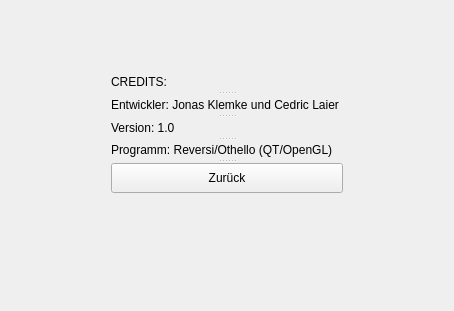
<?xml version="1.0" encoding="UTF-8"?>
<ui version="4.0">
 <class>Credits</class>
 <widget class="QWidget" name="Credits">
  <property name="geometry">
   <rect>
    <x>0</x>
    <y>0</y>
    <width>454</width>
    <height>311</height>
   </rect>
  </property>
  <property name="windowTitle">
   <string>Form</string>
  </property>
  <layout class="QGridLayout" name="gridLayout">
   <item row="3" column="0">
    <spacer name="horizontalSpacer">
     <property name="orientation">
      <enum>Qt::Horizontal</enum>
     </property>
     <property name="sizeHint" stdset="0">
      <size>
       <width>66</width>
       <height>20</height>
      </size>
     </property>
    </spacer>
   </item>
   <item row="5" column="0">
    <spacer name="horizontalSpacer_3">
     <property name="orientation">
      <enum>Qt::Horizontal</enum>
     </property>
     <property name="sizeHint" stdset="0">
      <size>
       <width>66</width>
       <height>20</height>
      </size>
     </property>
    </spacer>
   </item>
   <item row="5" column="4">
    <spacer name="horizontalSpacer_6">
     <property name="orientation">
      <enum>Qt::Horizontal</enum>
     </property>
     <property name="sizeHint" stdset="0">
      <size>
       <width>66</width>
       <height>20</height>
      </size>
     </property>
    </spacer>
   </item>
   <item row="1" column="0">
    <spacer name="horizontalSpacer_10">
     <property name="orientation">
      <enum>Qt::Horizontal</enum>
     </property>
     <property name="sizeHint" stdset="0">
      <size>
       <width>92</width>
       <height>20</height>
      </size>
     </property>
    </spacer>
   </item>
   <item row="7" column="2">
    <spacer name="verticalSpacer">
     <property name="orientation">
      <enum>Qt::Vertical</enum>
     </property>
     <property name="sizeHint" stdset="0">
      <size>
       <width>20</width>
       <height>67</height>
      </size>
     </property>
    </spacer>
   </item>
   <item row="1" column="4">
    <spacer name="horizontalSpacer_9">
     <property name="orientation">
      <enum>Qt::Horizontal</enum>
     </property>
     <property name="sizeHint" stdset="0">
      <size>
       <width>91</width>
       <height>20</height>
      </size>
     </property>
    </spacer>
   </item>
   <item row="0" column="1">
    <spacer name="verticalSpacer_3">
     <property name="orientation">
      <enum>Qt::Vertical</enum>
     </property>
     <property name="sizeHint" stdset="0">
      <size>
       <width>20</width>
       <height>40</height>
      </size>
     </property>
    </spacer>
   </item>
   <item row="6" column="1">
    <spacer name="horizontalSpacer_8">
     <property name="orientation">
      <enum>Qt::Horizontal</enum>
     </property>
     <property name="sizeHint" stdset="0">
      <size>
       <width>92</width>
       <height>20</height>
      </size>
     </property>
    </spacer>
   </item>
   <item row="6" column="3">
    <spacer name="horizontalSpacer_7">
     <property name="orientation">
      <enum>Qt::Horizontal</enum>
     </property>
     <property name="sizeHint" stdset="0">
      <size>
       <width>91</width>
       <height>20</height>
      </size>
     </property>
    </spacer>
   </item>
   <item row="3" column="4">
    <spacer name="horizontalSpacer_4">
     <property name="orientation">
      <enum>Qt::Horizontal</enum>
     </property>
     <property name="sizeHint" stdset="0">
      <size>
       <width>66</width>
       <height>20</height>
      </size>
     </property>
    </spacer>
   </item>
   <item row="4" column="0">
    <spacer name="horizontalSpacer_2">
     <property name="orientation">
      <enum>Qt::Horizontal</enum>
     </property>
     <property name="sizeHint" stdset="0">
      <size>
       <width>66</width>
       <height>20</height>
      </size>
     </property>
    </spacer>
   </item>
   <item row="1" column="1" rowspan="4" colspan="3">
    <widget class="QSplitter" name="splitter">
     <property name="orientation">
      <enum>Qt::Vertical</enum>
     </property>
     <widget class="QLabel" name="label_4">
      <property name="text">
       <string>CREDITS:</string>
      </property>
     </widget>
     <widget class="QLabel" name="label">
      <property name="text">
       <string>Entwickler: Jonas Klemke und Cedric Laier</string>
      </property>
     </widget>
     <widget class="QLabel" name="label_2">
      <property name="text">
       <string>Version: 1.0</string>
      </property>
     </widget>
     <widget class="QLabel" name="label_3">
      <property name="text">
       <string>Programm: Reversi/Othello (QT/OpenGL)</string>
      </property>
     </widget>
     <widget class="QPushButton" name="backButton">
      <property name="text">
       <string>Zurück</string>
      </property>
     </widget>
    </widget>
   </item>
   <item row="0" column="3">
    <spacer name="verticalSpacer_4">
     <property name="orientation">
      <enum>Qt::Vertical</enum>
     </property>
     <property name="sizeHint" stdset="0">
      <size>
       <width>20</width>
       <height>40</height>
      </size>
     </property>
    </spacer>
   </item>
   <item row="4" column="4">
    <spacer name="horizontalSpacer_5">
     <property name="orientation">
      <enum>Qt::Horizontal</enum>
     </property>
     <property name="sizeHint" stdset="0">
      <size>
       <width>66</width>
       <height>20</height>
      </size>
     </property>
    </spacer>
   </item>
   <item row="2" column="0">
    <spacer name="verticalSpacer_5">
     <property name="orientation">
      <enum>Qt::Vertical</enum>
     </property>
     <property name="sizeHint" stdset="0">
      <size>
       <width>20</width>
       <height>40</height>
      </size>
     </property>
    </spacer>
   </item>
   <item row="2" column="4">
    <spacer name="verticalSpacer_6">
     <property name="orientation">
      <enum>Qt::Vertical</enum>
     </property>
     <property name="sizeHint" stdset="0">
      <size>
       <width>20</width>
       <height>40</height>
      </size>
     </property>
    </spacer>
   </item>
  </layout>
 </widget>
 <resources/>
 <connections/>
</ui>
